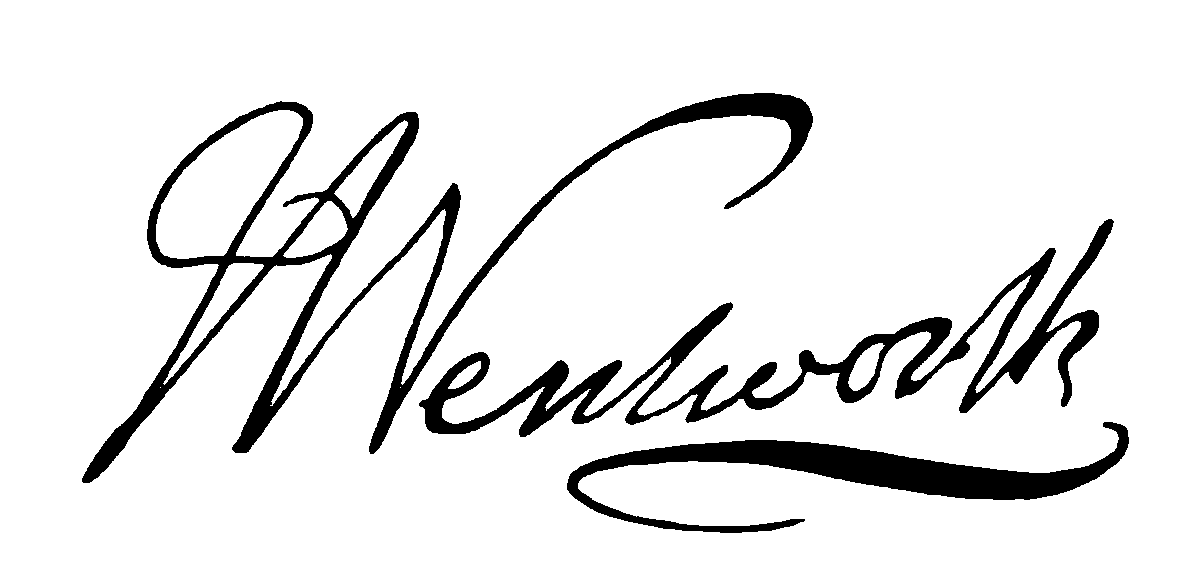
#> input picture HW11/images/q3a.png, 1183 x 567 px
$ jupyter execute HW11.ipynb   (shell and % lines are left out)
#> lines starting #> are read from the running program, lines starting #| are printed output that depends on the picture; after the words box and inside, x2 and y2 are one past the last pixel; in counts of white or black regions, pixels touching at a corner belong together
#> `image1 = cv2.imread(os.path.join('images', 'q3a.png'), cv2.IMREAD_GRAY..`: image1: shape (567, 1183); 90.3% white; 3 black regions, box (x1, y1, x2, y2) and area: (82, 93, 813, 483) 27657, (419, 219, 1114, 437) 21727, (567, 422, 1129, 533) 15625
# HomeWork 11

**DeadLine : 23:59 20 Azar 1399**

**Total points : 100pts**

Import some prerequisites:

[cell 1]
import cv2
import numpy as np
import matplotlib.pyplot as plt
import os

Run this cell for plotting.

[cell 2]
def plotter(img_list, r, w, gray, wr, hr, fig_name = None):
    '''
    Plots images' list with its' caption and saves result image if you want.

    Parameters:
        img_list (list): The list of tuples of image and its' caption.
        r (int): The number of row(s).
        w (int): The number of colunm(s).
        gray (bool): The flag for plotting images in grayscale mode.
        wr (int): The width of one figure.
        hr (int): The height of one figure.
        fig_name (str): The name of the image of the plot. if not set this parameter the plot doesn't save.
    '''

    plt.rcParams['figure.figsize'] = (wr, hr)
    for i in range(len(img_list)):
        plt.subplot(r, w, i + 1)
        if img_list[i][2] == 'img':
            if gray:
                plt.imshow(img_list[i][0], cmap = 'gray')
            else:
                plt.imshow(img_list[i][0])
            plt.xticks([])
            plt.yticks([])
        elif img_list[i][2] == 'hist':
            plt.bar(np.arange(len(img_list[i][0])), img_list[i][0], color = 'c')
        else:
            raise Exception("Only image or histogram. Use third parameter of tuples in img_list and set it to img or hist.")
        plt.title(img_list[i][1])
    if fig_name is not None:
        plt.savefig(fig_name + '.png')
    plt.show()

# PART 3

**Point : 30 pts**

Here is for your helper functions(optional).

[cell 3]
def compute_k(image, element):
    thres = image.copy()
    k = 1
    while cv2.erode(image, element, iterations = k).any():
        k += 1
    return k

Implement this function to get the input image and return the skeleton of the input image.

[cell 4]
def get_skeleton(image):
    """
    Finds the skeleton of the input image.

    Parameters:
        image (numpy.ndarray): The input image.

    Returns:
        numpy.ndarray: The skeleton image.
    """

    print(image.shape)
#| (567, 1183)

    for i in range(image.shape[0]):
        for j in range(image.shape[1]):
            image[i, j] = 255;
#> image: shape (567, 1183); every value is 255

#     im = cv2.rectangle(image,(0,0),(566,1182),(255,255,255), -1)

    im = cv2.rectangle(image,(140,100),(1000, 500),(0,0,0),-1)
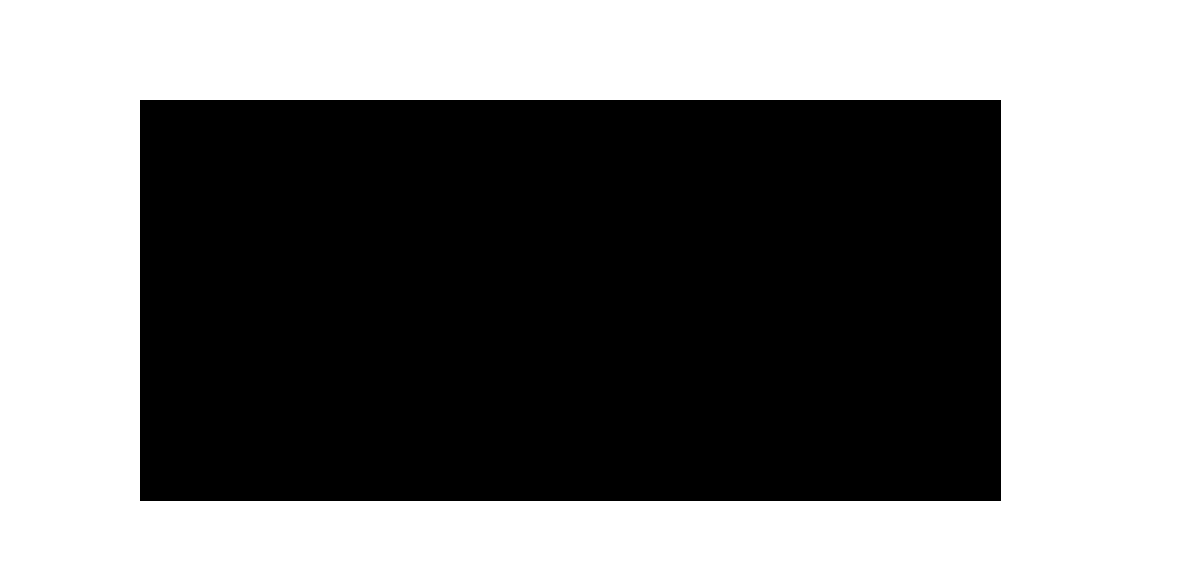
#> im: shape (567, 1183); 48.5% white; 1 white region, box (x1, y1, x2, y2) and area: (0, 0, 1183, 567) 325500

    blur = cv2.GaussianBlur(im, (3, 3) ,0)
    ret, binary = cv2.threshold(blur, 200, 255, cv2.THRESH_BINARY_INV)
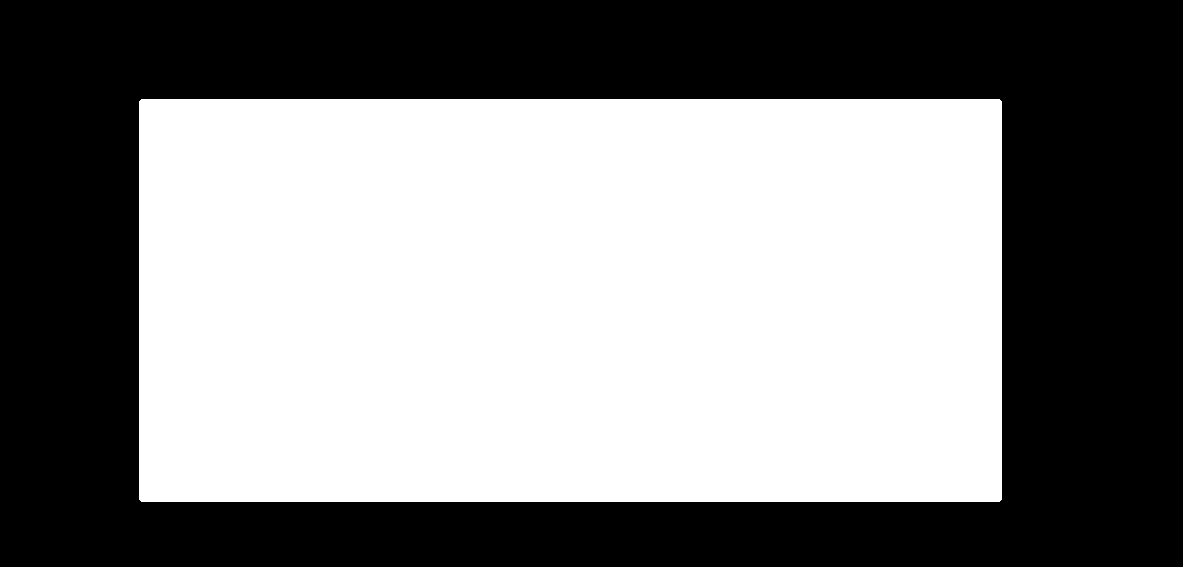
#> binary: shape (567, 1183); 51.8% white; 1 black region, box (x1, y1, x2, y2) and area: (0, 0, 1183, 567) 322984

    element = np.array([
        [0, 1, 0],
        [1, 1, 1],
        [0, 1, 0]
    ], dtype = np.uint8)

    K = compute_k(binary, element)
#> after the loop in compute_k, `while cv2.erode(image, element, iterations = k).any():`: k = 202
#> K = 202
    union = np.zeros_like(binary)

    for i in range(K):

        erosion = cv2.erode(binary, element, iterations = i)
        opening = cv2.morphologyEx(erosion, cv2.MORPH_OPEN, element)
        partial_result = cv2.subtract(erosion, opening)
        union = cv2.add(union, partial_result)
#> this loop made 202 passes
#> pass 3, in get_skeleton, `erosion = cv2.erode(binary, element, iterations = i)`:
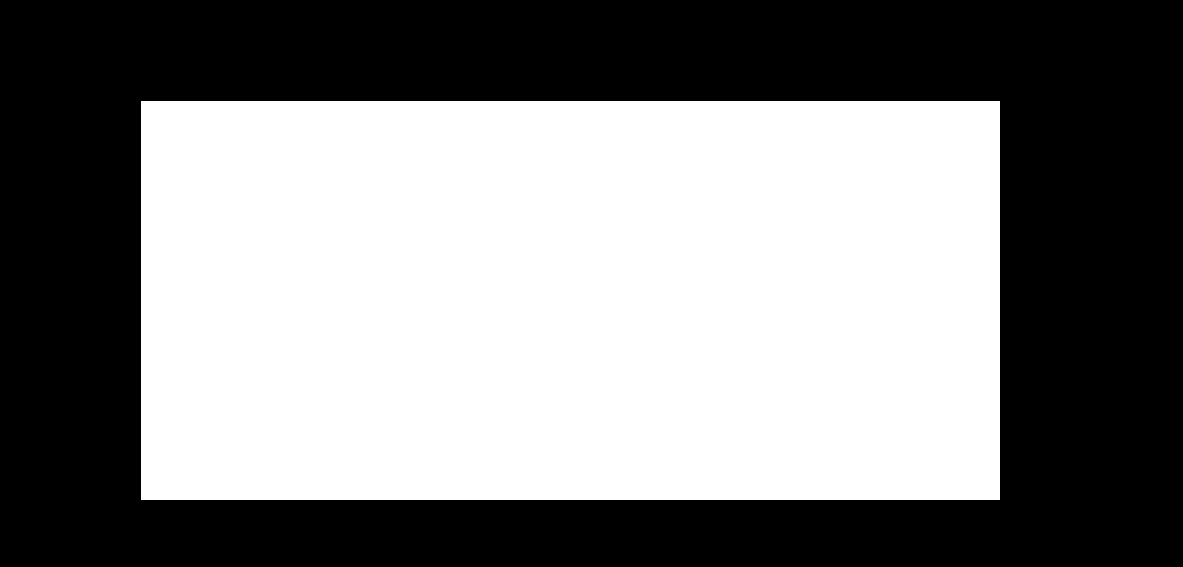
#> erosion: shape (567, 1183); 51.1% white; 1 black region, box (x1, y1, x2, y2) and area: (0, 0, 1183, 567) 328020
#> after the loop:
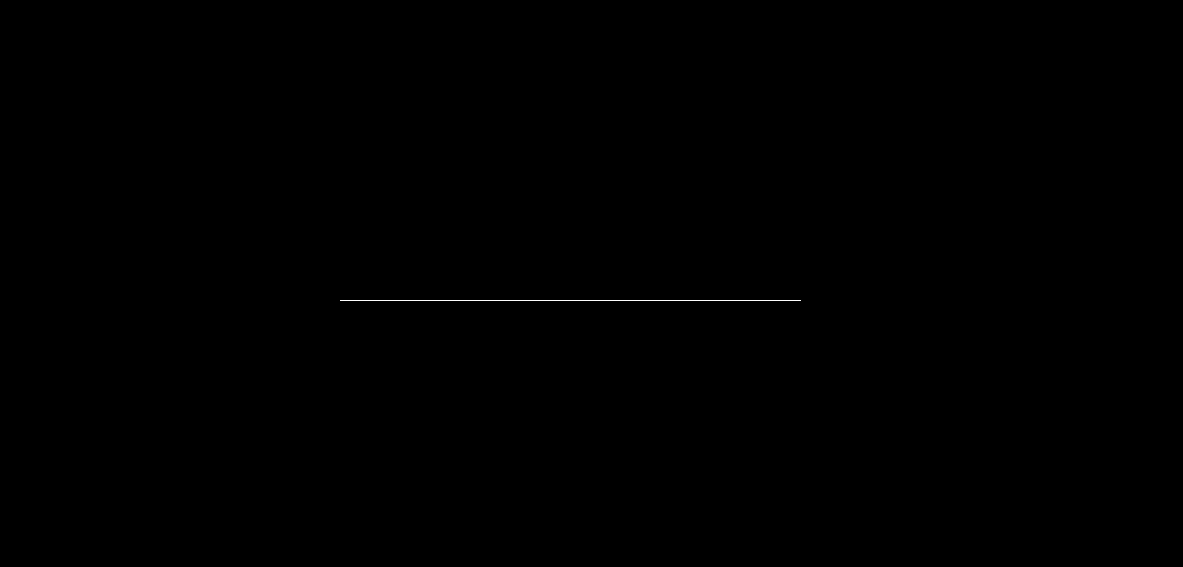
#> erosion: shape (567, 1183); 0.07% white in thin lines or dots, all inside (x1, y1, x2, y2) = (340, 300, 801, 301)
#> after the loop:
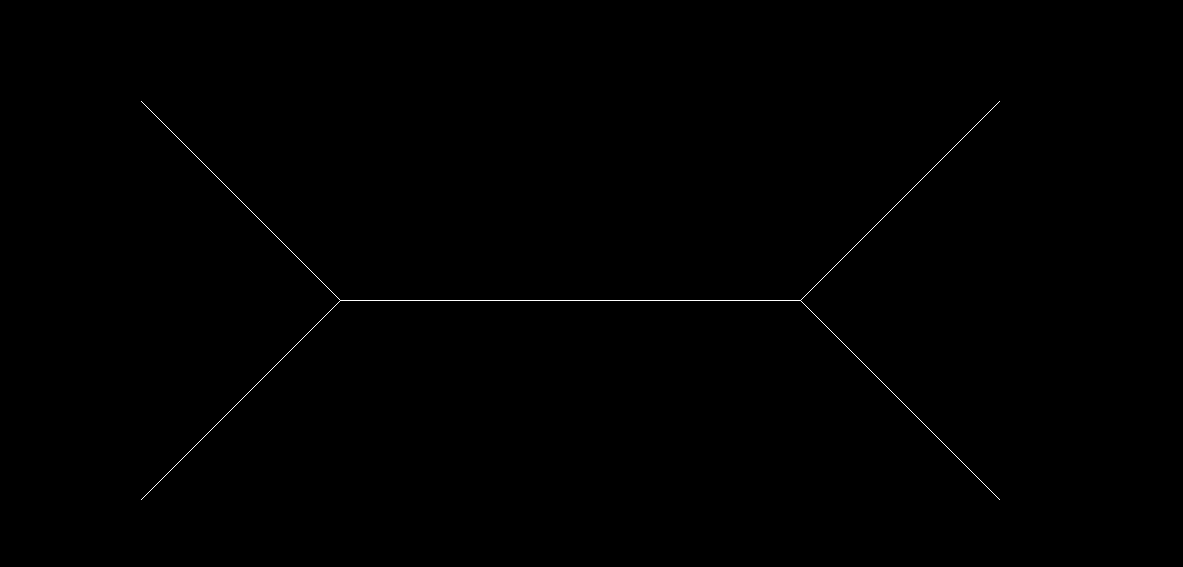
#> union: shape (567, 1183); 0.19% white in thin lines or dots, all inside (x1, y1, x2, y2) = (141, 101, 1000, 500)

    return union

Test your implementation (don't change this cell).

[cell 5]
image_list = []

image1 = cv2.imread(os.path.join('images', 'q3a.png'), cv2.IMREAD_GRAYSCALE)
image_list.append([image1, 'image 1', 'img'])
image_list.append([get_skeleton(image1), 'skeleton of image 1','img'])

# [7 lines of commented-out code are left out]

plotter(image_list, 3, 2, True, 10, 10, 'Q3')
#> the loop in plotter, `for i in range(len(img_list)):` made 2 passes

# PART 4

**Point : 30 pts**

Here is for your helper functions(optional).

[cell 6]
import numpy.ma as ma

def make_slice(image, offset, i, j):
    return image[i - offset : i + offset + 1, j - offset : j + offset + 1]

def get_indices(shape, offset):
    indices = []
    for val in range(shape):
        if val - offset >= 0 and val + offset + 1 <= shape:
            indices.append(val)
    return indices

def crop_padding(image, offset):
    return image[offset : image.shape[0] - offset, offset : image.shape[1] - offset].astype(np.uint8)

def gray_morphology(image, element, method):

    offset = element.shape[0] // 2

    rows = get_indices(image.shape[0], offset)
    cols = get_indices(image.shape[1], offset)

    result_image = np.zeros(image.shape[:2])

    for i in rows:
        for j in cols:

            image_slice = ma.masked_array(make_slice(image, offset, i, j), mask = np.logical_not(element))

            if method == 'ERODE':
                result_image[i, j] = image_slice.min()
            elif method == 'DILATE':
                result_image[i, j] = image_slice.max()

    return result_image

Please, set your structuring element here:

[cell 7]
structuring_element = np.ones((3, 3))
#> structuring_element = [[1, 1, 1], [1, 1, 1], [1, 1, 1]]
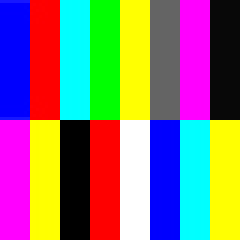
#> input picture HW11/images/q4.jpg, 80 x 80 px (shown 3 times larger)
#> further down, image is the input picture: shape (80, 80, 3); mean B, G, R 118.4, 118.4, 134.3

Implement these functions for calculating dilation and erosion in RGB space.

[cell 8]
def RGB_dilate(image, structuring_element):
    '''
    Applies dilation in RGB space.

    Parameters:
        image (numpy.ndarray): The input image.
        structuring_element (numpy.ndarray): The structuring element must be square.

    Returns:
        dilated_image (numpy.ndarray): The dilated result image.
    '''
    offset = structuring_element.shape[0] // 2
#> offset = 1

    padded = cv2.copyMakeBorder(image, offset, offset, offset, offset, cv2.BORDER_REFLECT)
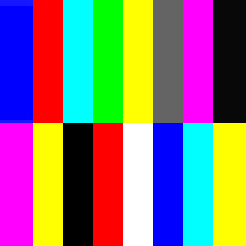
#> padded: shape (82, 82, 3) (shown 3 times larger); mean B, G, R 118.6, 117.2, 134.2

    channels = cv2.split(padded)

    result = []
    for ch in channels:
        result.append(gray_morphology(ch, structuring_element, 'DILATE'))
#> this loop made 3 passes
#> after the loop, result = 3 items

    dilated_image = crop_padding(cv2.merge(tuple(result)), offset)
#> in crop_padding, `return image[offset : image.shape[0] - offset, offset : image.shape[1]..`:
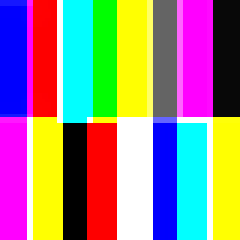
#> returned value: shape (80, 80, 3) (shown 3 times larger); mean of channels 0, 1, 2 132.3, 131.8, 150.7; drawn as B, G, R
    return dilated_image

[cell 9]
def RGB_erode(image, structuring_element):
    '''
    Applies erosion in RGB space.

    Parameters:
        image (numpy.ndarray): The input image.
        structuring_element (numpy.ndarray): The structuring element must be square.

    Returns:
        eroded_image (numpy.ndarray): The eroded result image.
    '''
    offset = structuring_element.shape[0] // 2
#> offset = 1

    padded = cv2.copyMakeBorder(image, offset, offset, offset, offset, cv2.BORDER_REFLECT)

    channels = cv2.split(padded)

    result = []
    for ch in channels:
        result.append(gray_morphology(ch, structuring_element, 'ERODE'))
#> after the loop, result = 3 items

    eroded_image = crop_padding(cv2.merge(tuple(result)), offset)
#> call 2 of crop_padding, with offset = 1
#> in crop_padding (call 2), `return image[offset : image.shape[0] - offset, offset : image.shape[1]..`:
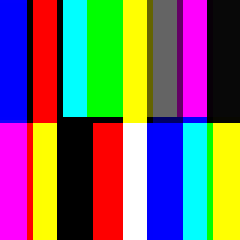
#> returned value: shape (80, 80, 3) (shown 3 times larger); mean of channels 0, 1, 2 104.6, 105.1, 117.8; drawn as B, G, R
    return eroded_image

Test your implementation (don't change this cell).

[cell 10]
image_list = []
image = cv2.imread(os.path.join('images', 'q4.jpg'), cv2.IMREAD_COLOR)
image_list.append([image, 'source', 'img'])
image_list.append([RGB_dilate(image, structuring_element), 'dilate', 'img'])
image_list.append([RGB_erode(image, structuring_element), 'erode', 'img'])
plotter(image_list, 1, 3, True, 8, 6, 'Q4')
#> the loop in plotter (call 2), `for i in range(len(img_list)):` made 3 passes
